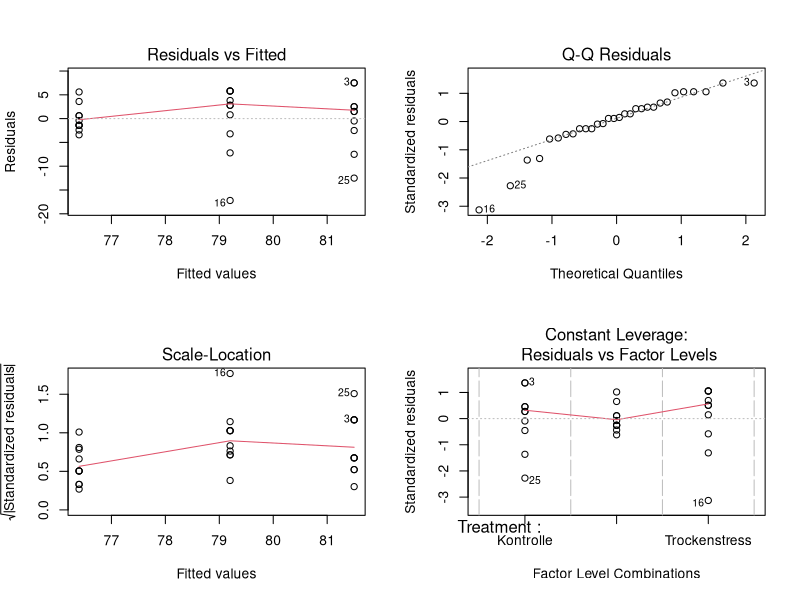
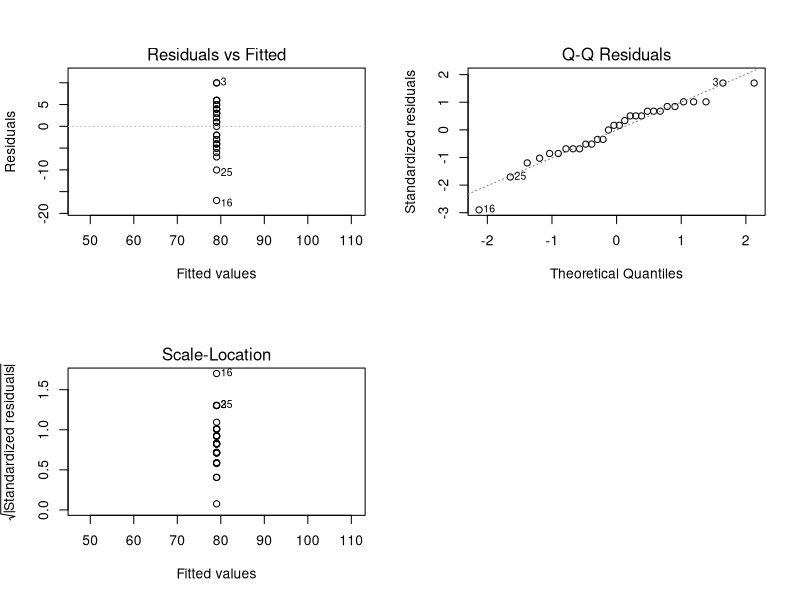
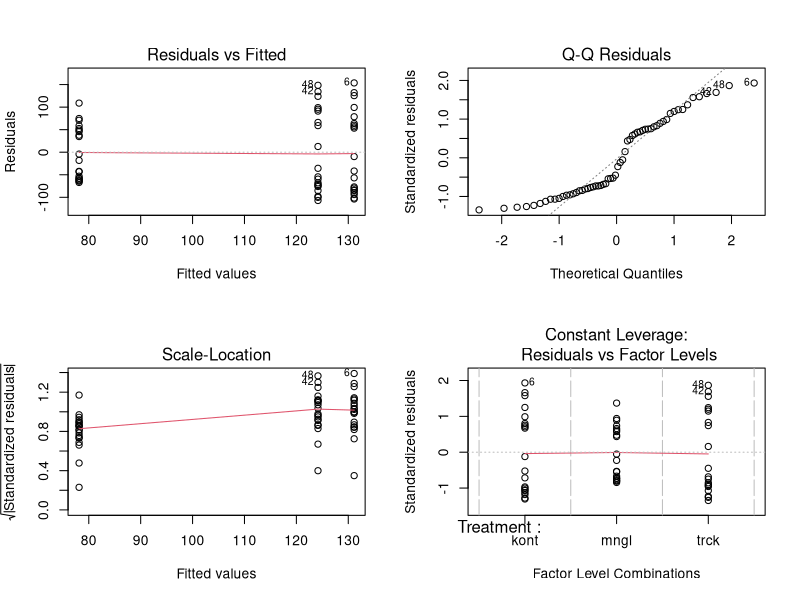
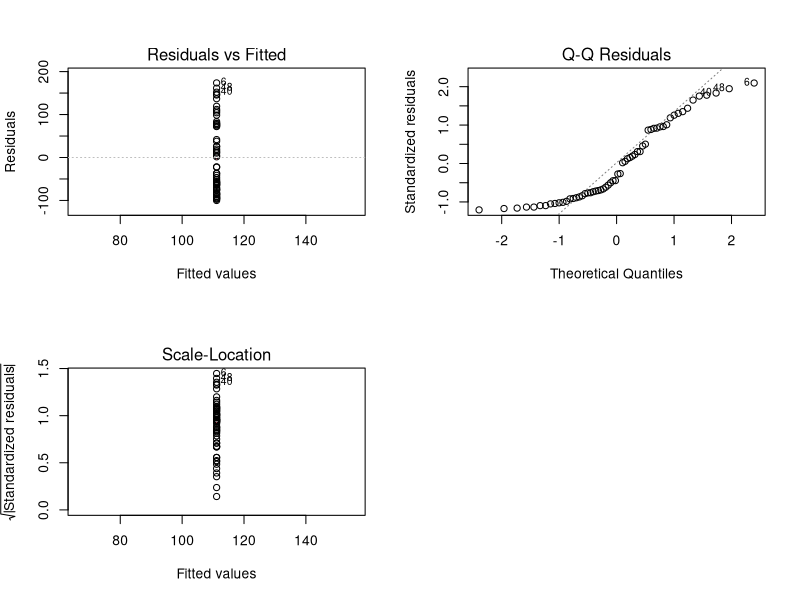
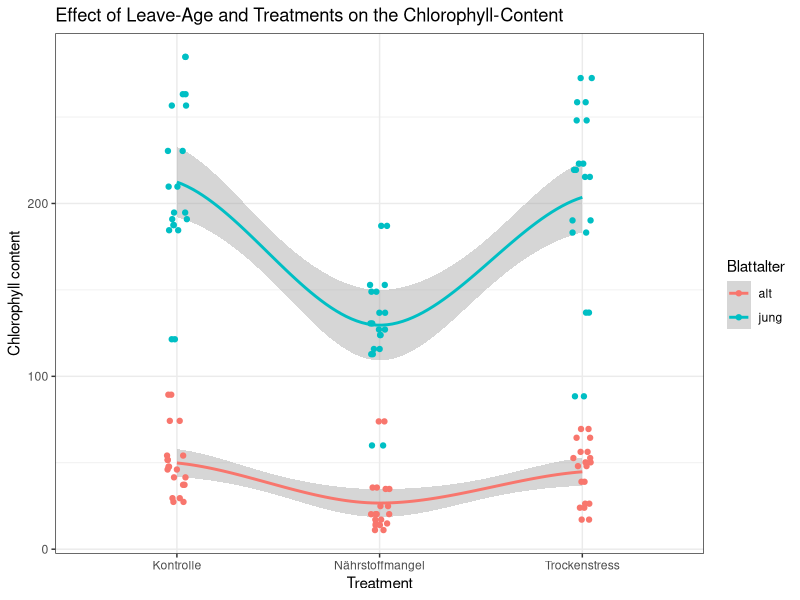
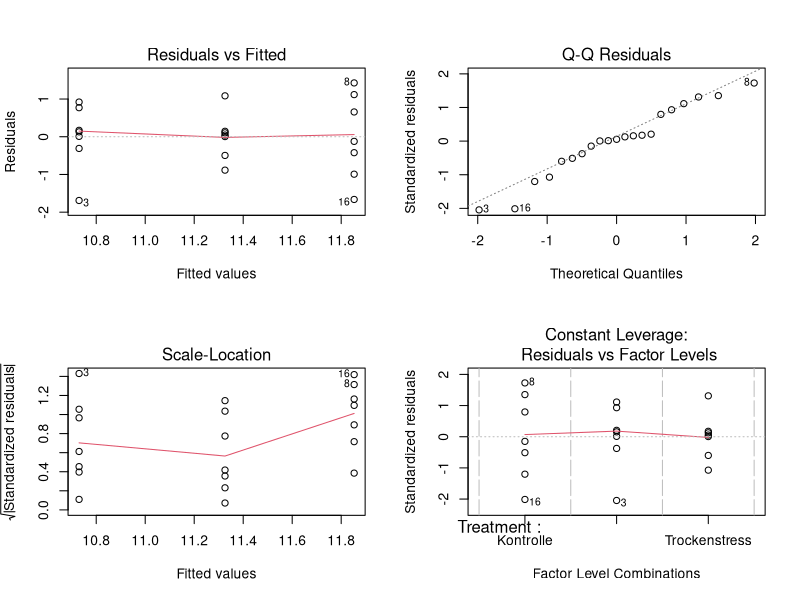
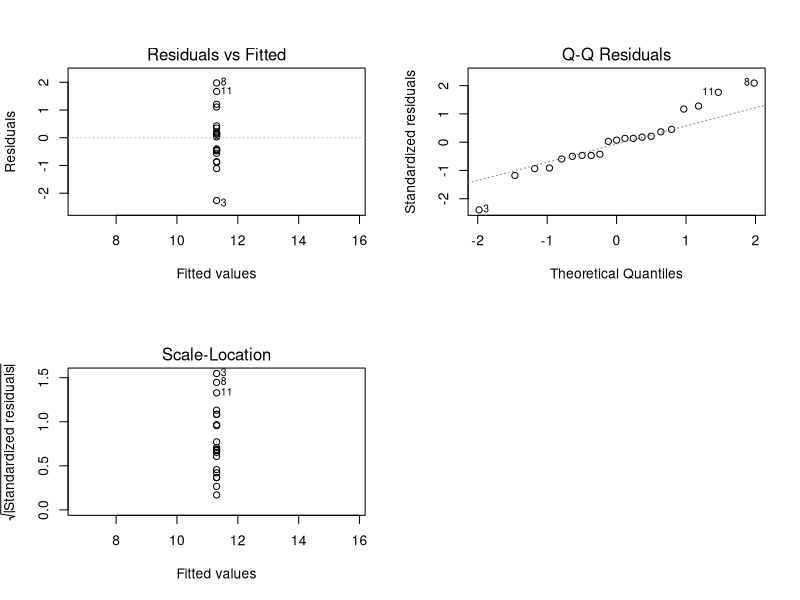

Recreate these plots in R, in order.
library(tidyverse)
library(readxl)
library(gridExtra)
library(ggpubr)
library(reshape2)
library(lme4)

maize <- read_excel("Maize dataset.xlsx")

#statistics
#testing if the treatments are effecting the Plantheight
height <- maize[!duplicated(maize$Pflanzennummer), ]

h1 <- lm(Pflanzenhoehe ~ Treatment, data = height)
summary(h1)

h0 <- lm(Pflanzenhoehe ~ 1, data = height)
summary(h0)

par(mfrow = c(2, 2))
plot(h1)
plot(h0)
par(mfrow = c(1, 1))

anova(h1, h0) #h1 seems to be the better model
#p-value if we expect this to be nd: 0.1628 -> Treatments have an effect on plant height
#which however is not significant


#testing if the treatments/leave age are effecting the chl_labor content
lab <- maize[!duplicated(maize$Chl_Labor), ]

lab$Treatment[lab$Treatment == "Nährstoffmangel"] <- "mngl"
lab$Treatment[lab$Treatment == "Trockenstress"] <- "trck"
lab$Treatment[lab$Treatment == "Kontrolle"] <- "kont" #names were to long for the lmer function

h2 <- lmer(Chl_Labor ~ Treatment + (1 | Blattalter), data = lab)
summary(h2)
#the variance dependent on the leave age is much higher than the residual variance, the
#variance dependent on the leave age appears to be significantly different from zero

confint(h2, parm = "sd_(Intercept)|Blattalter", level=0.95, 
        method = "profile", oldNames = F)
#Conclusion: The confidence interval for the standard deviation does not include zero; 
#-> reject the null hypothesis that the variance is zero.
#a significant effect of leave age on the chlorophyll content can be shown 

h1 <- lm(Chl_Labor ~ Treatment, data = lab)
summary(h1)

h0 <- lm(Chl_Labor ~ 1, data = lab)
summary(h0)

par(mfrow = c(2, 2))
plot(h1)
plot(h0)
par(mfrow = c(1, 1))

anova(h1, h0) #h1 seems to be the better model
#p-value if we expect this to be nd: 0.09161 -> Treatments have an effect on the 
#chlorophyll content, which however is not significant

#interaction plot
ggplot(maize, aes(x = Treatment, y = Chl_Labor, col = Blattalter)) + 
  geom_smooth(aes(group = Blattalter)) + 
  geom_jitter(width = 0.05, height = 0) + 
  ggtitle("Effect of Leave-Age and Treatments on the Chlorophyll-Content") + 
  ylab("Chlorophyll content") +
  xlab("Treatment") +
  theme_bw()

#this shows that we have a strong leave age effect, a small treatment effect and a small
#interaction between those two effects 

#checking if the treatments effect the DM
tm <- slice(height, 10:30)
tm <- transform(tm, TM_Ganze_Pflanze = as.numeric(TM_Ganze_Pflanze))

h1 <- lm(TM_Ganze_Pflanze ~ Treatment, data = tm)
summary(h1)

h0 <- lm(TM_Ganze_Pflanze ~ 1, data = tm)
summary(h0)

par(mfrow = c(2, 2))
plot(h1)
plot(h0)
par(mfrow = c(1, 1))

anova(h1, h0) #h1 seems to be the better model
#p-value if we expect this to be nd: 0.08914 -> Treatments have an effect on the 
#dry matter content, which however is not significant





